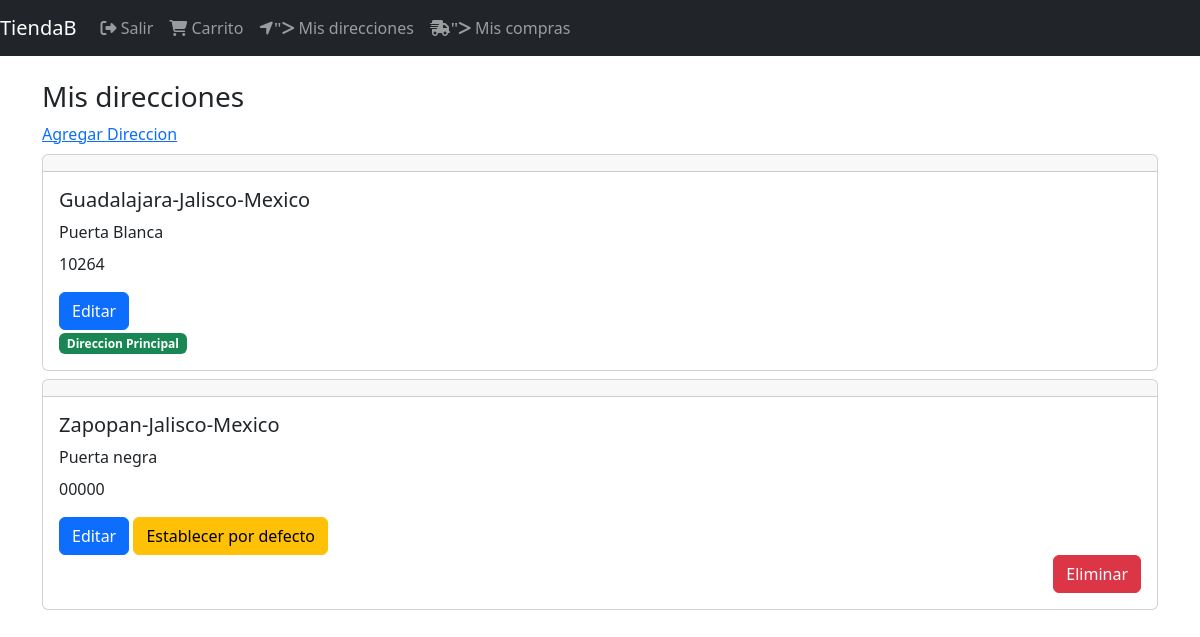
The page /direcciones/ (signed in) on the database its author committed.
### DirEnvio/models.py (models this page shows, shortened)
class DireccionEnvio(models.Model):
    user = models.ForeignKey(
        User, null=False, blank=False, on_delete=models.CASCADE)
    line1 = models.CharField(max_length=300)
    line2 = models.CharField(max_length=300, blank=True)
    city = models.CharField(max_length=100)
    state = models.CharField(max_length=100)
    country = models.CharField(max_length=50)
    reference = models.CharField(max_length=300)
    postal_code = models.CharField(max_length=10, null=False, blank=False)
    default = models.BooleanField(default=False)
    created_at = models.DateTimeField(auto_now_add=True)
    @property
    def direccion(self):
        return '{}-{}-{}'.format(self.city, self.state, self.country)

### DirEnvio/views.py (the view)
# urls.py: path('', views.EnvioDirecciones.as_view(), name='direccion_envio'),
class EnvioDirecciones(LoginRequiredMixin, ListView):
    login_url = 'login'
    model = DireccionEnvio
    template_name = 'direccion_envios/direccion_envio.html'
    def get_queryset(self):
        return DireccionEnvio.objects.filter(user=self.request.user).order_by('-default')

### DirEnvio/templates/direccion_envios/direccion_envio.html
{% extends 'base.html' %}
{% block content %}
<div class="col">
    <div class="h3">
        Mis direcciones
    </div>
    <a href="{% url 'formularioDir' %}">Agregar Direccion</a>
    <div class="mt-2">
        {% for direccion_envio in object_list %}
        <div class="mt-2">
            {% include 'direccion_envios/snippets/cartDirecciones.html' %}
        </div>
        {% endfor %}
    </div>
</div>
{% endblock %}

### DirEnvio/templates/direccion_envios/snippets/cartDirecciones.html
<div class="card">
    <h4 class="card-header"></h4>
    <div class="card-body">
        <h5 class="card-title">{{direccion_envio.direccion}}</h5>
        <div class="card-title">{{direccion_envio.reference}}</div>
        <div class="card-title">{{direccion_envio.postal_code}}</div>
        <div class="mt-3">
            <a href="{% url 'update' direccion_envio.pk %}" class="btn btn-primary">Editar</a>
            {% if direccion_envio.default %}
            <div>
                <span class="badge bg-success">Direccion Principal</span>
            </div>
            {% else %}
            <a href="{% url 'default' direccion_envio.pk %}" class="btn btn-warning">Establecer por defecto</a>
            <div class="d-grid gap-2 d-md-flex justify-content-md-end">
                <a href="{% url 'remove' direccion_envio.pk %}" class="btn btn-danger">Eliminar</a>
            </div>
            {% endif %}
        </div>
    </div>
</div>

### rows shown on the page
DireccionEnvio: direccion "Guadalajara-Jalisco-Mexico", reference "Puerta Blanca", postal_code "10264", default "Direccion Principal"
DireccionEnvio: direccion "Zapopan-Jalisco-Mexico", reference "Puerta negra", postal_code "00000", default "Establecer por defecto"
